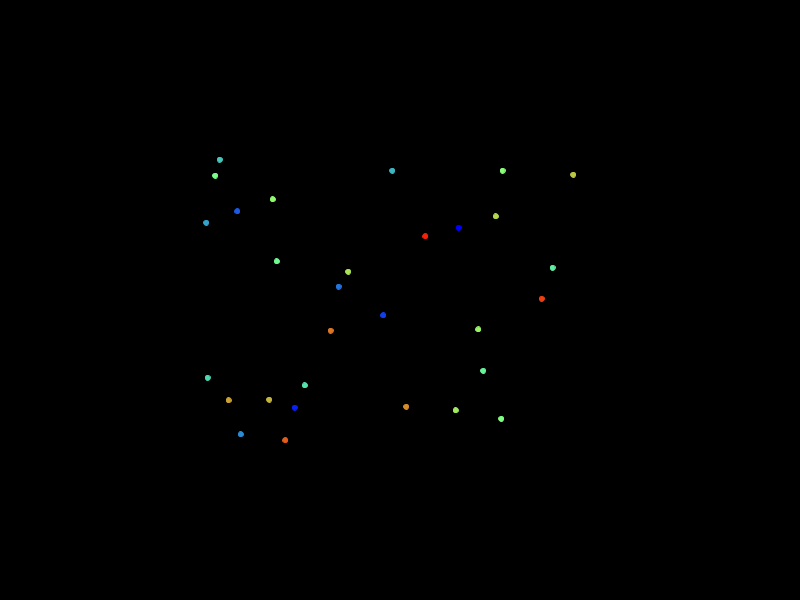
Frame 1 (no input)
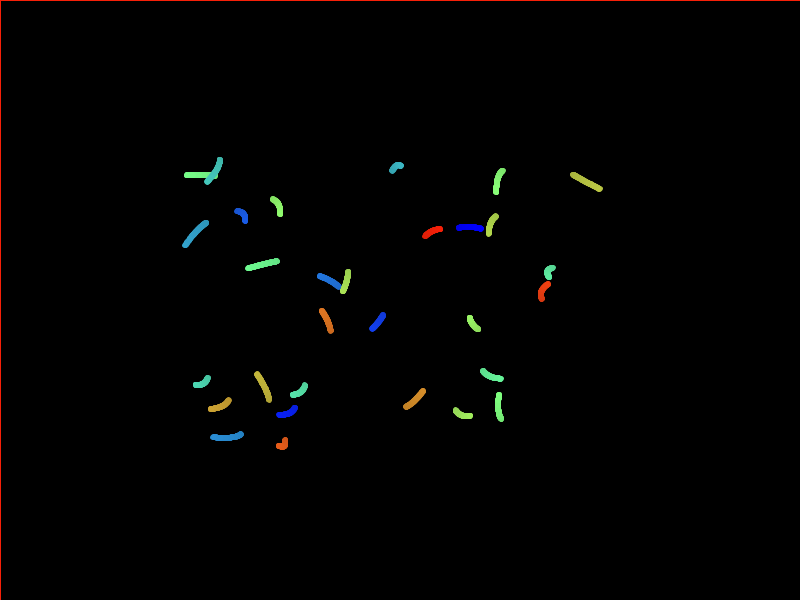
Frame 60 (the mouse pressed at the canvas centre just before this capture)
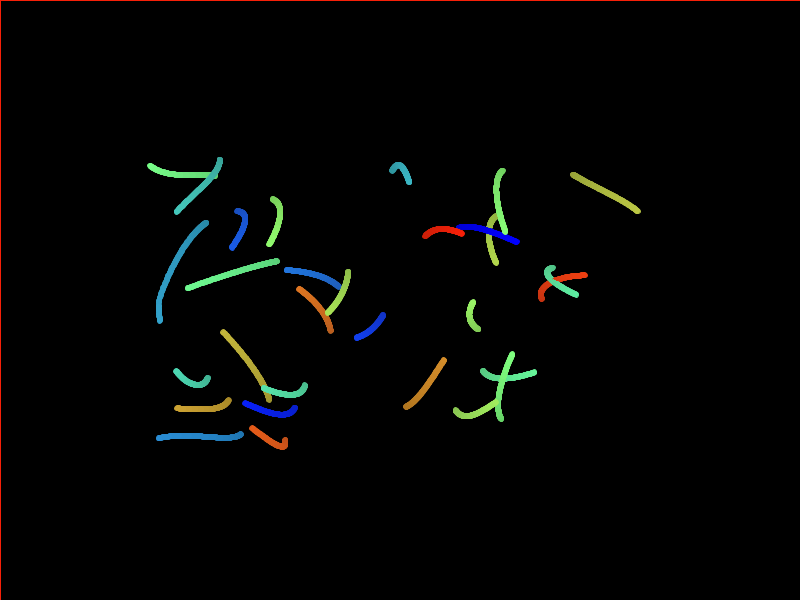
Frame 120 (the mouse held since frame 60 and released just before this capture)

The Processing sketch that drew these frames (run headless with seeded random() and noise(); from frame 60 on, the mouse is pressed at the canvas centre):

// Processing sketch: processing_9657
// ── processing_9657.pde

//
// gravity03
//
// some gravity
//
// Matthew Conroy -- May 2010
//

PImage canvas1;

int numberOfBalls=30;
int radii=5;

float time=0;
float timeStep=0.02;

Ball[] balls;

Vect2D[] vels;
Vect2D[] accels;

int[] closest = new int[numberOfBalls];

void setup (){
  
   frameRate(200);
   size(800, 600);
 
   balls = new Ball[numberOfBalls]; vels = new Vect2D[numberOfBalls]; accels = new Vect2D[numberOfBalls];
   
   for(int i=0; i<numberOfBalls; i++) { 
      //balls[i]=new Ball(random(600),random(600),radii);
      float fract=0.25;
      balls[i] = new Ball(random(width*fract,width*(1-fract)),random(height*fract,height*(1-fract)),radii);
      float angle=random(TWO_PI);
      //float vel0=random(0.8,1.2);
       accels[i]=new Vect2D(0.0,0.0);
      float vel0=0.3;
      vels[i]=new Vect2D(vel0*cos(angle),vel0*sin(angle));
     
   }
   
   smooth();
   noStroke(); 
   background(0);
}

void draw(){
  
  timeStep=0.001;
  time=time+timeStep;
  if (time>0.01) {
      time=0;
      fill(0,4);
  rect(0,0,width,height);
  }
  for (int i=0; i< numberOfBalls; i++){
    balls[i].x += vels[i].vx;
    balls[i].y += vels[i].vy;
    float ff=1.0*i/numberOfBalls;
    noFill();
    float yeah=i*1.0/numberOfBalls;
    stroke(255*yeah,255*4*yeah*(1-yeah),255-255*yeah);
    fill(255*yeah,255*4*yeah*(1-yeah),255-255*yeah);
    
    ellipse(balls[i].x, balls[i].y, balls[i].r, balls[i].r);
  }
  
  adjustVelocities10(balls,vels,accels);
  
}

//
//
//
//
//
void adjustVelocities10(Ball[] b, Vect2D[] v, Vect2D[] a) { // adjust directions of particles
   float minDist=0,maxDistOverall=0;
   int closestIndex=0;
   
   for(int i=0; i<numberOfBalls; i++) {
        
    float accelX=0;
    float accelY=0;
    
    for(int j=0; j<6; j++) {
      float xx2 = width*(0.2+0.6*(j % 2))-b[i].x;
      float yy2 = height*(0.2+0.3*(j% 3))-b[i].y;         
    
      float mag2 = magnitude(xx2,yy2);
      xx2 = xx2/(mag2*mag2+0.4);
      yy2 = yy2/(mag2*mag2+0.4);
    
      accelX = accelX+xx2;
      accelY = accelY+yy2;
    }
       
    a[i].vx=accelX*1.0;
    a[i].vy=accelY*1.0;
    
    v[i].vx += a[i].vx;
    v[i].vy += a[i].vy;
    
 }
}

float magnitude(float a, float b) {
  return(sqrt(a*a+b*b));
 
}



class Ball{
  float x, y, r, m;

  // default constructor
  Ball() {
  }

  Ball(float x, float y, float r) {
    this.x = x;
    this.y = y;
    this.r = r;
    m = r*.1;
  }
}

class Vect2D{
  float vx, vy;

  // default constructor
  Vect2D() {
  }

  Vect2D(float vx, float vy) {
    this.vx = vx;
    this.vy = vy;
  }
}
